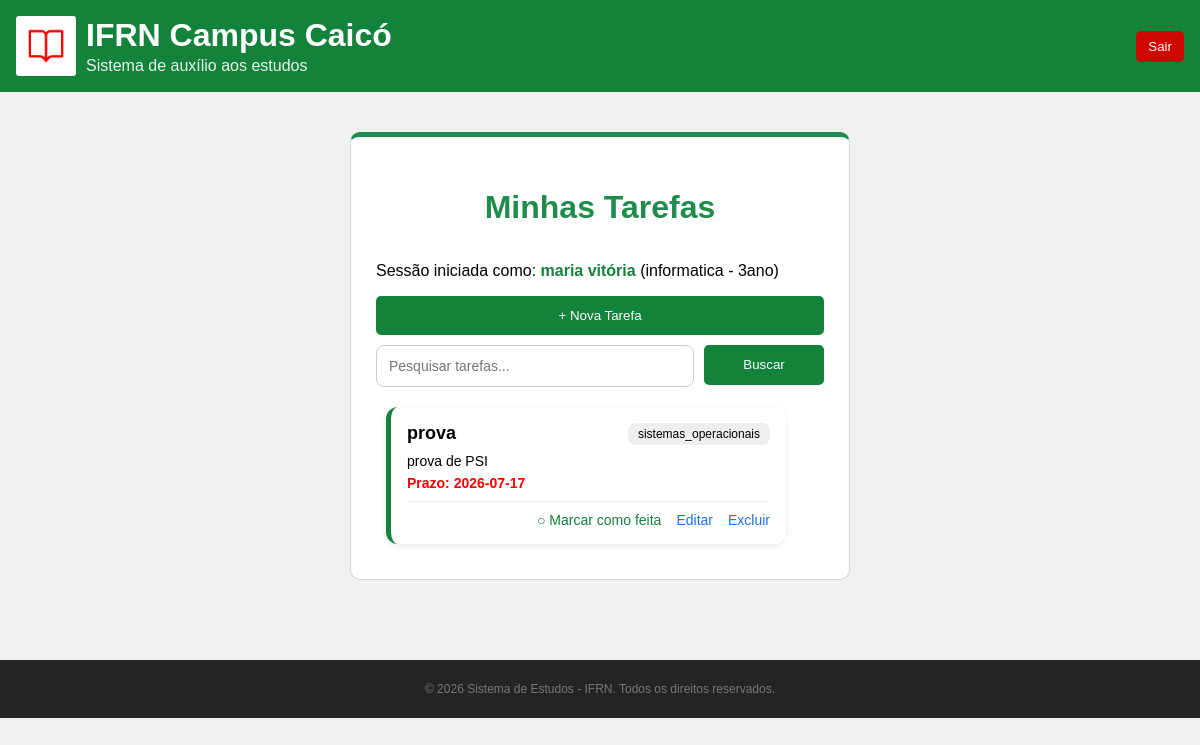
/dashboard (signed in), run on the app's committed database.
### db.py (models this page shows)
class Usuario(db.Model, UserMixin):
    __tablename__ = "usuarios"
    id = db.Column(db.Integer, primary_key=True)
    nome = db.Column(db.String(100), nullable=False)
    email = db.Column(db.String(100), unique=True, nullable=False)
    senha = db.Column(db.String(100), nullable=False)
    curso = db.Column(db.String(100))
    periodo = db.Column(db.String(50))
    criado_em = db.Column(db.DateTime, server_default=db.func.now())
    tarefas = db.relationship("Tarefa",back_populates="usuario",cascade="all, delete-orphan")
    disciplinas = db.relationship("Disciplina",back_populates="usuario",cascade="all, delete-orphan")

class Tarefa(db.Model):
    __tablename__ = "tarefas"
    id = db.Column(db.Integer, primary_key=True)
    titulo = db.Column(db.String(150), nullable=False)
    descricao = db.Column(db.Text, nullable=False)
    disciplina = db.Column(db.String(100))
    data_entrega = db.Column(db.Date)
    concluida = db.Column(db.Boolean, default=False)
    data_criacao = db.Column(db.DateTime, server_default=db.func.now())
    usuario_id = db.Column(db.Integer,db.ForeignKey("usuarios.id"),nullable=False)
    usuario = db.relationship("Usuario", back_populates="tarefas")

### app.py (the view)
@app.route('/dashboard')
@login_required
def dashboard():
    usuario = current_user
    pesquisa = request.args.get('pesquisa', '').lower()
    if pesquisa:
        tarefas = Tarefa.query.filter(
            Tarefa.usuario_id == current_user.id,
            Tarefa.concluida == False,
            (
                Tarefa.titulo.ilike(f'%{pesquisa}%') |
                Tarefa.disciplina.ilike(f'%{pesquisa}%')
            )
        ).all()
    else:
        tarefas = Tarefa.query.filter_by(usuario_id=current_user.id,concluida=False).all()
    return render_template('dashboard.html',user=usuario,tarefas=tarefas,pesquisa=pesquisa)

### app.py (called while the page is built)
@login_manager.user_loader
def load_user(user_id):
    return db.session.get(Usuario, int(user_id))

### templates/dashboard.html (shortened to what this page needs)
{% extends "base.html" %}
{% block css_extra %}
<link rel="stylesheet" href="{{ url_for('static', filename='css/dashboard.css') }}">
{% endblock %}
{% block content %}
<div class="container">
    <h2>Minhas Tarefas</h2>
    <p>
        Sessão iniciada como: <strong>{{ user.nome }}</strong>
        ({{ user.curso }} - {{ user.periodo }})
    </p>
    <a href="{{ url_for('adicionar_tarefa') }}">
        <button type="button" class="input-verde">+ Nova Tarefa</button>
    </a>
    <form action="{{ url_for('dashboard') }}" method="get" class="form-busca">
        <input type="text" name="pesquisa" class="input-padrao" placeholder="Pesquisar tarefas..." value="{{ pesquisa }}">
        <button type="submit" class="bt-tarefa">Buscar</button>
    </form>
    {% if tarefas %}
        {% for tarefa in tarefas %}
            <div class="card">
                <div class="topo">
                    <h3>{{ tarefa.titulo }}</h3>
                    <span class="tag">{{ tarefa.disciplina }}</span>
                </div>
                <p>{{ tarefa.descricao }}</p>
                <p class="prazo">Prazo: {{ tarefa.data_entrega }}</p>
                <hr>
                <div class="acoes">
                    {% if not tarefa.concluida %}
                        <a href="{{ url_for('concluir', id=tarefa['id'])  }}" class="concluir">
                            ○ Marcar como feita
                        </a>
                    {% else %}
                        <span class="concluida">✔ Concluída</span>
                    {% endif %}
                    <a href="{{ url_for('editar', id=tarefa['id']) }}">Editar</a>
                    <a href="{{ url_for('excluir', id=tarefa['id']) }}">Excluir</a>
                </div>
            </div>
        {% endfor %}
    {% endif %}
</div>
{% endblock %}

### static/css/style.css (style rules this page uses)
* { box-sizing: border-box; }
body { margin: 0; font-family: Arial, sans-serif; background-color: rgb(241, 241, 241); }
h2 { text-align: center; color: rgb(31, 139, 76); margin-bottom: 20px; font-size: 32px; }
.container { display: flex; flex-direction: column; background-color: white; border: 1px solid #d6d6d6; width: 100%; max-width: 500px; margin-bottom: 20px; padding: 25px; border-radius: 10px; border-top: 5px solid rgb(31, 139, 76); }
.bt-tarefa { background-color: rgb(19, 130, 59); color: white; border: none; border-radius: 5px; cursor: pointer; margin-top: 10px; width: 100%; max-width: 120px; height: 40px; }
.links, a { text-decoration: none; color: rgb(119, 119, 119); text-align: center; }
.input-padrao { width: 100%; max-width: 580px; padding: 12px; margin: 10px 0; border-radius: 8px; border: 1px solid rgb(204, 204, 204); font-size: 14px; box-sizing: border-box; }
.input-verde { background-color: rgb(19, 130, 59); color: white; border: none; padding: 12px; border-radius: 5px; cursor: pointer; width: 100%; }
strong { color: rgb(19, 130, 59); }

### static/css/dashboard.css (style rules this page uses)
.prazo { font-weight: 600; color: red; font-weight: bold; }
.form-busca { display: flex; gap: 10px; }
.card { background: #fff; padding: 16px; margin: 10px; border-radius: 12px; border-left: 5px solid rgb(19, 130, 59); width: 100%; max-width: 400px; box-shadow: 0 2px 6px rgba(0,0,0,0.08); }
.topo { display: flex; justify-content: space-between; align-items: center; margin-bottom: 8px; }
.topo h3 { margin: 0; font-size: 18px; }
.tag { background-color: rgb(238, 238, 238); padding: 4px 10px; border-radius: 8px; font-size: 12px; }
.card p { margin: 6px 0; font-size: 14px; }
.card hr { border: none; border-top: 1px solid #eee; margin: 10px 0; }
.concluir { color: rgb(19, 130, 59) !important; text-decoration: none; font-size: 14px; }
.acoes { display: flex; justify-content: flex-end; gap: 15px; }
.acoes a { text-decoration: none; color: rgb(26, 115, 232); font-size: 14px; }

### data on the page
Usuario: nome "maria vitória", curso "informatica", periodo "3ano"
Tarefa: titulo "prova", disciplina "sistemas_operacionais", descricao "prova de PSI", data_entrega "2026-07-17"
